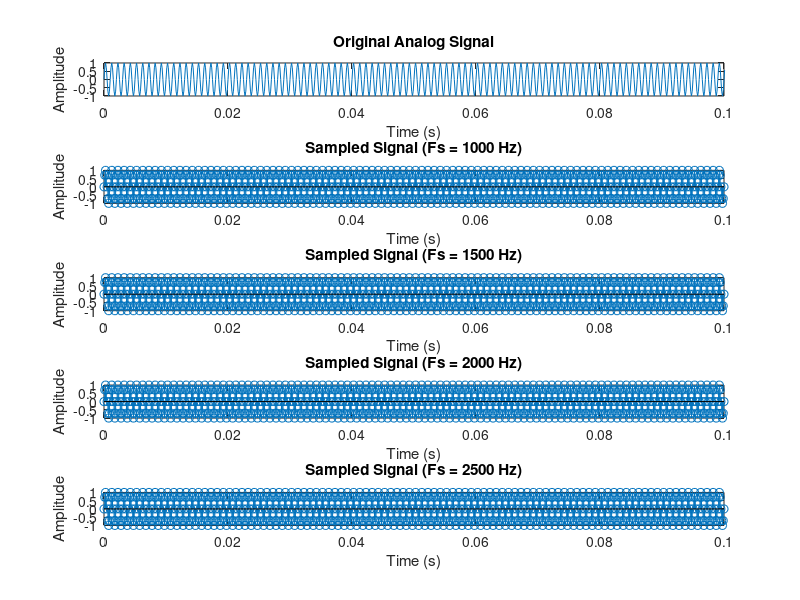
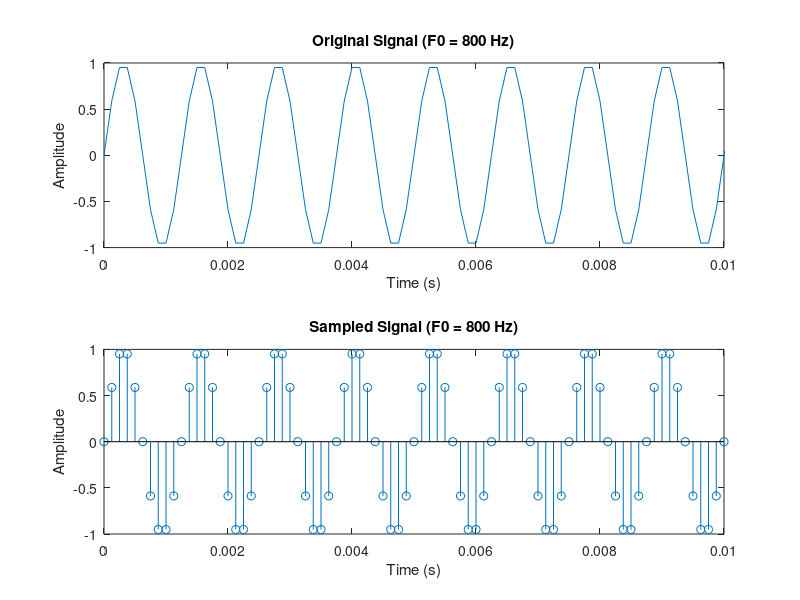
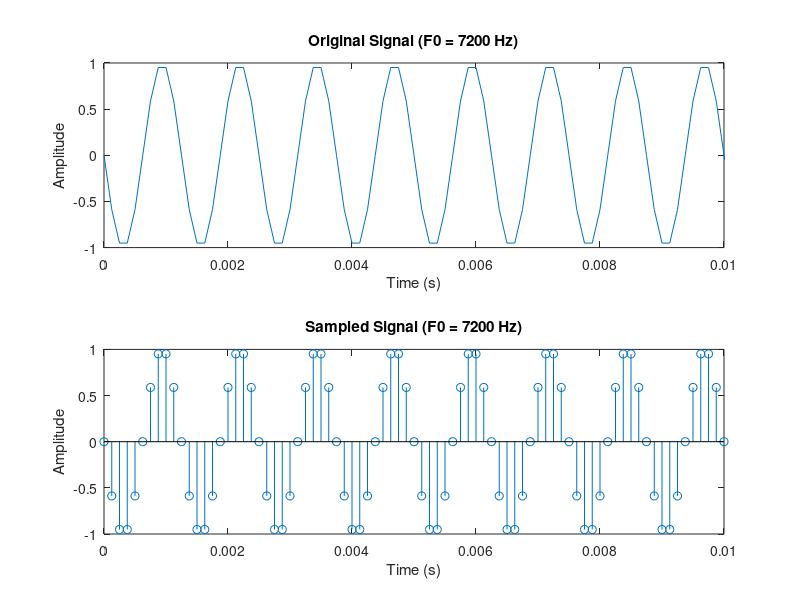

Write MATLAB code to recreate these figures, in order. (Note: this script raises an error after producing the figures.)
%% 1.2.2
% Define the parameters
% Maximum frequency component in the signal
fmax = 1000;
% Sampled Frequency
Fs = 8000;
% Time vector from 0 to 2 second
t = 0:1/Fs:0.5;       
% Create the original signal(sine wave)
analog_signal = sin(2*pi*fmax*t);
% Plot the original signal
figure;
% Set as the first subplot
subplot(5, 1, 1);
plot(t, analog_signal);
title('Original Analog Signal');
xlabel('Time (s)');
% Set x-axis limit to get more precise graph
xlim([0, 0.1]);
ylabel('Amplitude');
% Listen the Sound
sound(analog_signal);
% Add a pause in case the overlap of the sounds
pause(3);
% Perform digital sampling at different frequencies
% Different sampling frequencies
sample_freqs = [1000, 1500, 2000, 2500];
% Introduce a for loop for different Sampled Frequencies
for i = 1:length(sample_freqs)
    Fs_new = sample_freqs(i);
    sampled_signal = sin(2*pi*fmax*t);
    subplot(5, 1, i + 1);
    stem(t, sampled_signal);
    title(['Sampled Signal (Fs = ' num2str(Fs_new) ' Hz)']);
    xlabel('Time (s)');
    % Set x-axis limit to get more precise graph
    xlim([0, 0.1]);
    ylabel('Amplitude');
    % Play the sampled signal
    sound(sampled_signal, Fs_new);
    % Add a pause in case the overlap of the sounds
    pause(1+length(sampled_signal)/Fs_new);
end
%% 1.2.3
fmax_1 = 800;
fmax_2 = 7200;
Fs_1 = 8000;
% Maximum frequency component in the signal
t_1 = 0:1/Fs_1:1;       % Time vector from 0 to 1 second
% Create the original analog signal (sine wave)
Sampling_signal_1 = sin(2*pi*fmax_1*t_1);
Sampling_signal_2 = sin(2*pi*fmax_2*t_1);
% Plot the original analog signal
figure;
subplot(2, 1, 1);
plot(t_1, Sampling_signal_1);
title(['Original Signal (F0 = ' num2str(fmax_1) ' Hz)']);
xlim([0, 0.01]);
xlabel('Time (s)');
ylabel('Amplitude');
sound(Sampling_signal_1);
pause(2);

subplot(2, 1, 2);
stem(t_1, Sampling_signal_1);
title(['Sampled Signal (F0 = ' num2str(fmax_1) ' Hz)']);
xlim([0, 0.01]);
xlabel('Time (s)');
ylabel('Amplitude');
sound(Sampling_signal_1, Fs_1);
pause(1+length(Sampling_signal_1)/Fs_1);


figure;
subplot(2, 1, 1);
plot(t_1, Sampling_signal_2);
title(['Original Signal (F0 = ' num2str(fmax_2) ' Hz)']);
xlim([0, 0.01]);
xlabel('Time (s)');
ylabel('Amplitude');
sound(Sampling_signal_2);
pause(2);

subplot(2, 1, 2);
stem(t_1, Sampling_signal_2);
title(['Sampled Signal (F0 = ' num2str(fmax_2) ' Hz)']);
xlim([0, 0.01]);
xlabel('Time (s)');
ylabel('Amplitude');
sound(Sampling_signal_2, Fs_1);
pause(1+length(Sampling_signal_2)/Fs_1);

%% 1.2.4
load handel.mat
filename = 'handel.wav';
[y, Fs] = audioread('handel.wav');
% Display the sampling rate
disp(['Sampling rate of the original signal: ' num2str(Fs) ' Hz']);
% Define a range of undersampling frequencies
undersampling_freqs = [Fs/2,Fs/3,Fs/4,Fs/5,Fs/6,Fs/7,Fs/8];
% Create a figure with subplots
figure;
% Plot the original audio file
subplot(length(undersampling_freqs)+1, 1, 1);
plot((0:length(y)-1)/Fs, y);
title('Original Audio');
xlabel('Time (s)');
ylabel('Amplitude');
sound(y,Fs);
pause(1+length(y)/Fs);
% Loop through undersampling frequencies
for i = 1:length(undersampling_freqs)
    % Undersample the signal
    undersampled_signal = y(1:round(Fs/undersampling_freqs(i)):end);
    Fs_undersampled = Fs / round(Fs/undersampling_freqs(i));
    % Plot the undersampled signal
    subplot(length(undersampling_freqs)+1, 1, i+1);
    plot((0:length(undersampled_signal)-1)/Fs_undersampled, undersampled_signal);
    title(['Undersampled Audio (Fs = ' num2str(Fs_undersampled) ' Hz)']);
    xlabel('Time (s)');
    ylabel('Amplitude');
    sound(undersampled_signal, Fs_undersampled);
    pause(1+length(undersampled_signal)/Fs_undersampled);
end



